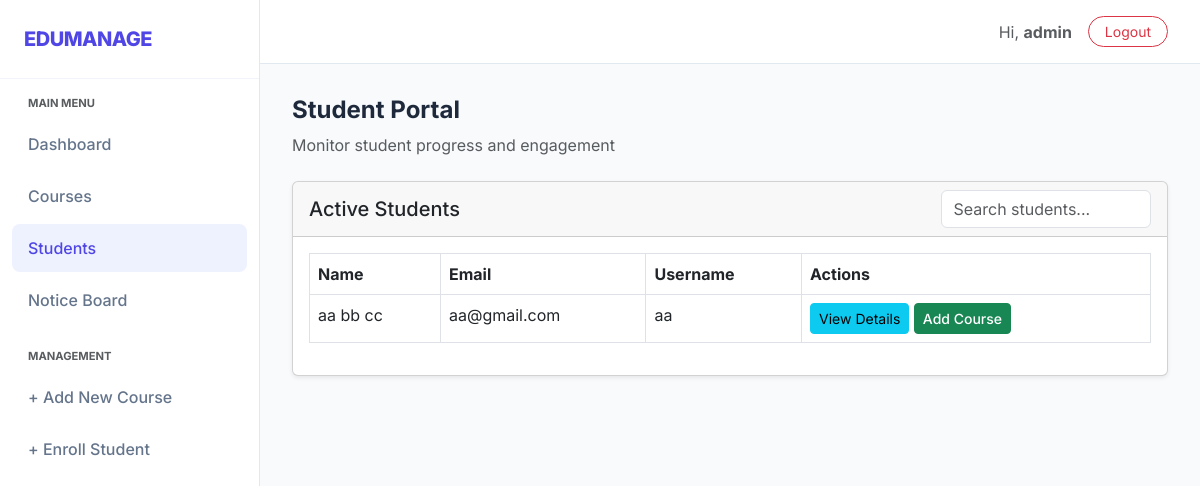
/admin-panel/students/ (signed in), run on an earlier commit of the app's database.
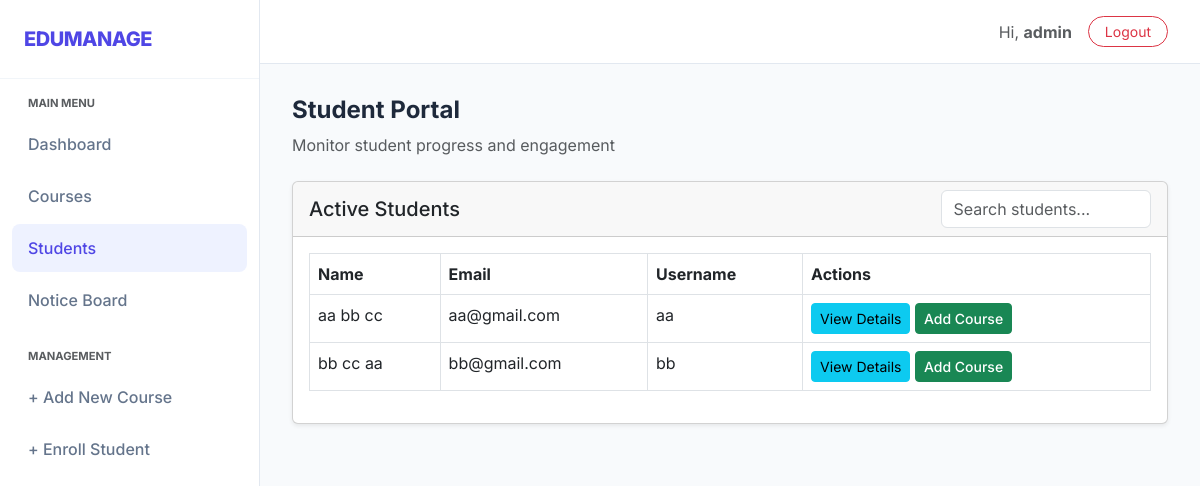
And on a later commit of the database.
### student/models.py (models this page shows, shortened)
class Student(models.Model):
    user = models.OneToOneField(User, on_delete=models.CASCADE, related_name="student_profile")
    middle_name = models.CharField(max_length=50, blank=True, null=True)
    last_name = models.CharField(max_length=50)
    phone = models.CharField(max_length=15)
    birthdate = models.DateField(blank=True, null=True)
    education = models.CharField(max_length=255, blank=True, null=True)
    enrollment_date = models.DateField(auto_now_add=True)
    courses = models.ManyToManyField(Course, related_name="enrolled_students")
    id_card_generated = models.BooleanField(default=False)
    roll_number = models.CharField(max_length=20, blank=True)

### myapp/views.py (the view, shortened to what this page needs)
# urls.py: path('students/', views.students_view, name='students'),
@login_required
@login_required
def students_view(request):
    query = request.GET.get('q')
    students = Student.objects.select_related("user").all()
    return render(request, "myapp/students.html", {
        "students": students,
        "query": query
    })

### myapp/templates/myapp/students.html (shortened to what this page needs)
{% extends 'myapp/index.html' %}
{% block content %}
<div class="mb-4">
  <h2 class="h4 fw-bold">Student Portal</h2>
  <p class="text-muted">Monitor student progress and engagement</p>
</div>
<div class="card shadow-sm">
  <div class="card-header d-flex justify-content-between align-items-center">
    <h5 class="mb-0">Active Students</h5>
    <form method="GET" class="w-25">
      <input
        type="text"
        name="q"
        value="{{ query|default:'' }}"
        placeholder="Search students..."
        class="form-control"
      />
    </form>
  </div>
  <div class="card-body">
    <table class="table table-bordered">
      <thead>
        <tr>
          <th>Name</th>
          <th>Email</th>
          <th>Username</th>
          <th>Actions</th>
        </tr>
      </thead>
      <tbody>
        {% if students %}
          {% for student in students %}
          <tr>
            <td>
              {{ student.user.first_name }} {{ student.middle_name }} {{ student.last_name }}
            </td>
            <td>{{ student.user.email }}</td>
            <td>{{ student.user.username }}</td>
            <td>
              <a href="{% url 'myapp:student_detail' student.id %}" class="btn btn-info btn-sm">
                View Details
              </a>
              <a href="{% url 'myapp:add_course_to_student' student.id %}"
                 class="btn btn-success btn-sm action-btn">
                Add Course
              </a>
            </td>
          </tr>
          {% endfor %}
        {% endif %}
      </tbody>
    </table>
  </div>
</div>
{% endblock %}

### myapp/templates/myapp/index.html (shortened to what this page needs)
<!doctype html>
<html lang="en">
  <head>
    <link
      href="https://cdn.jsdelivr.net/npm/bootstrap@5.3.0/dist/css/bootstrap.min.css"
      rel="stylesheet"
    />
  </head>
  <body>
    <aside class="sidebar">
      <a href="{% url 'myapp:dashboard' %}" class="sidebar-brand">EDUMANAGE</a>
      <div class="nav-links-container">
        <small
          class="text-uppercase fw-bold text-muted px-3 mb-2 d-block"
          style="font-size: 0.7rem"
          >Main Menu</small
        >
        <a
          href="{% url 'myapp:dashboard' %}"
          class="nav-custom-link {% if request.resolver_match.url_name == 'dashboard' %}active{% endif %}"
        >
          Dashboard
        </a>
        <a
          href="{% url 'myapp:courses' %}"
          class="nav-custom-link {% if request.resolver_match.url_name == 'courses' %}active{% endif %}"
        >
          Courses
        </a>
        <a
          href="{% url 'myapp:students' %}"
          class="nav-custom-link {% if request.resolver_match.url_name == 'students' %}active{% endif %}"
        >
          Students
        </a>
        <a
          href="{% url 'myapp:notice_list' %}"
          class="nav-custom-link {% if request.resolver_match.url_name == 'notice_list' %}active{% endif %}"
        >
          Notice Board
        </a>
        <small
          class="text-uppercase fw-bold text-muted px-3 mt-4 mb-2 d-block"
          style="font-size: 0.7rem"
          >Management</small
        >
        <a
          href="{% url 'myapp:add_course' %}"
          class="nav-custom-link {% if request.resolver_match.url_name == 'add_course' %}active{% endif %}"
        >
          + Add New Course
        </a>
        <a
          href="{% url 'myapp:student_signup_admin' %}"
          class="nav-custom-link {% if request.resolver_match.url_name == 'student_signup_admin' %}active{% endif %}"
        >
          + Enroll Student
        </a>
      </div>
    </aside>
    <div class="main-wrapper">
      <header class="top-navbar">
        {% if user.is_authenticated %}
        <div class="d-flex align-items-center">
          <span class="me-3 text-muted"
            >Hi, <strong>{{ user.username }}</strong></span
          >
          <a
            href="{% url 'accounts:logout' %}"
            class="btn btn-sm btn-outline-danger px-3 rounded-pill"
            >Logout</a
          >
        </div>
        {% else %}
        <a
          href="{% url 'accounts:login' %}"
          class="btn btn-sm btn-primary px-4 rounded-pill"
          >Login</a
        >
        {% endif %}
      </header>
      <main class="page-content">{% block content %}{% endblock %}</main>
    </div>
  </body>
</html>

### myapp/templates/myapp/index.html (style rules this page uses)
:root { --sidebar-width: 260px; --primary-indigo: #4f46e5; --bg-light: #f8fafc; }
body { font-family: "Inter", sans-serif; background-color: var(--bg-light); color: #1e293b; }
.sidebar { width: var(--sidebar-width); height: 100vh; position: fixed; top: 0; left: 0; background: #ffffff; border-right: 1px solid #e2e8f0; z-index: 1000; display: flex; flex-direction: column; }
.sidebar-brand { padding: 1.5rem; font-size: 1.25rem; font-weight: 800; color: var(--primary-indigo); text-decoration: none; letter-spacing: -0.5px; border-bottom: 1px solid #f1f5f9; }
.nav-links-container { padding: 1rem 0.75rem; flex-grow: 1; }
.nav-custom-link { display: flex; align-items: center; padding: 0.75rem 1rem; margin-bottom: 0.25rem; color: #64748b; text-decoration: none; border-radius: 8px; font-weight: 500; transition: all 0.2s; }
.nav-custom-link.active { background-color: #eef2ff; color: var(--primary-indigo); }
.main-wrapper { margin-left: var(--sidebar-width); min-height: 100vh; display: flex; flex-direction: column; }
.top-navbar { height: 64px; background: #ffffff; border-bottom: 1px solid #e2e8f0; display: flex; align-items: center; justify-content: flex-end; padding: 0 2rem; position: sticky; top: 0; z-index: 999; }
.page-content { padding: 2rem; }

### myapp/templates/myapp/students.html (style rules this page uses)
.action-btn { min-width: 70px; margin-right: 5px; transition: all 0.3s ease; font-weight: 500; font-size: 0.875rem; }
.action-btn:last-child { margin-right: 0; }

What changed in the data, as far as the page shows it:
added Student: user.first_name "bb", middle_name "cc", last_name "aa", user.email "bb@gmail.com", user.username "bb"
